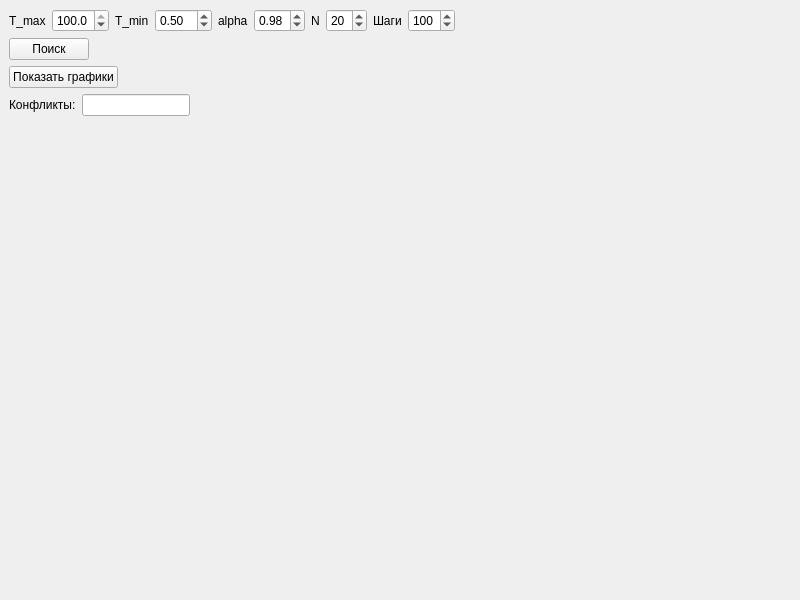
<?xml version="1.0" encoding="UTF-8"?>
<ui version="4.0">
 <class>MainWindow</class>
 <widget class="QMainWindow" name="MainWindow">
  <property name="geometry">
   <rect>
    <x>0</x>
    <y>0</y>
    <width>800</width>
    <height>600</height>
   </rect>
  </property>
  <property name="windowTitle">
   <string>MainWindow</string>
  </property>
  <widget class="QWidget" name="centralwidget">
   <layout class="QVBoxLayout" name="verticalLayout">
    <item>
     <layout class="QHBoxLayout" name="horizontalLayout">
      <item>
       <widget class="QLabel" name="label">
        <property name="text">
         <string>T_max</string>
        </property>
       </widget>
      </item>
      <item>
       <widget class="QDoubleSpinBox" name="spin_tmax">
        <property name="decimals">
         <number>1</number>
        </property>
        <property name="value">
         <double>100.000000000000000</double>
        </property>
       </widget>
      </item>
      <item>
       <widget class="QLabel" name="label_2">
        <property name="text">
         <string>T_min</string>
        </property>
       </widget>
      </item>
      <item>
       <widget class="QDoubleSpinBox" name="spin_tmin">
        <property name="value">
         <double>0.500000000000000</double>
        </property>
       </widget>
      </item>
      <item>
       <widget class="QLabel" name="label_3">
        <property name="text">
         <string>alpha</string>
        </property>
       </widget>
      </item>
      <item>
       <widget class="QDoubleSpinBox" name="spin_alpha">
        <property name="minimum">
         <double>0.010000000000000</double>
        </property>
        <property name="maximum">
         <double>0.990000000000000</double>
        </property>
        <property name="singleStep">
         <double>0.010000000000000</double>
        </property>
        <property name="value">
         <double>0.980000000000000</double>
        </property>
       </widget>
      </item>
      <item>
       <widget class="QLabel" name="label_4">
        <property name="text">
         <string>N</string>
        </property>
       </widget>
      </item>
      <item>
       <widget class="QSpinBox" name="spin_n">
        <property name="value">
         <number>20</number>
        </property>
       </widget>
      </item>
      <item>
       <widget class="QLabel" name="label_5">
        <property name="text">
         <string>Шаги</string>
        </property>
       </widget>
      </item>
      <item>
       <widget class="QSpinBox" name="spin_steps">
        <property name="minimum">
         <number>20</number>
        </property>
        <property name="maximum">
         <number>300</number>
        </property>
        <property name="value">
         <number>100</number>
        </property>
       </widget>
      </item>
      <item>
       <spacer name="horizontalSpacer">
        <property name="orientation">
         <enum>Qt::Horizontal</enum>
        </property>
        <property name="sizeHint" stdset="0">
         <size>
          <width>40</width>
          <height>20</height>
         </size>
        </property>
       </spacer>
      </item>
     </layout>
    </item>
    <item>
     <layout class="QHBoxLayout" name="horizontalLayout_2"/>
    </item>
    <item>
     <widget class="QPushButton" name="button_start">
      <property name="sizePolicy">
       <sizepolicy hsizetype="Fixed" vsizetype="Fixed">
        <horstretch>0</horstretch>
        <verstretch>0</verstretch>
       </sizepolicy>
      </property>
      <property name="text">
       <string>Поиск</string>
      </property>
     </widget>
    </item>
    <item>
     <widget class="QPushButton" name="button_showplots">
      <property name="sizePolicy">
       <sizepolicy hsizetype="Fixed" vsizetype="Fixed">
        <horstretch>0</horstretch>
        <verstretch>0</verstretch>
       </sizepolicy>
      </property>
      <property name="text">
       <string>Показать графики</string>
      </property>
     </widget>
    </item>
    <item>
     <layout class="QHBoxLayout" name="horizontalLayout_3">
      <item>
       <widget class="QLabel" name="label_7">
        <property name="text">
         <string>Конфликты:</string>
        </property>
       </widget>
      </item>
      <item>
       <widget class="QLineEdit" name="line_conflicts">
        <property name="sizePolicy">
         <sizepolicy hsizetype="Minimum" vsizetype="Fixed">
          <horstretch>0</horstretch>
          <verstretch>0</verstretch>
         </sizepolicy>
        </property>
       </widget>
      </item>
      <item>
       <spacer name="horizontalSpacer_3">
        <property name="orientation">
         <enum>Qt::Horizontal</enum>
        </property>
        <property name="sizeHint" stdset="0">
         <size>
          <width>40</width>
          <height>20</height>
         </size>
        </property>
       </spacer>
      </item>
     </layout>
    </item>
    <item>
     <layout class="QHBoxLayout" name="horizontalLayout_5">
      <item>
       <layout class="QGridLayout" name="board_layout"/>
      </item>
      <item>
       <spacer name="horizontalSpacer_4">
        <property name="orientation">
         <enum>Qt::Horizontal</enum>
        </property>
        <property name="sizeHint" stdset="0">
         <size>
          <width>40</width>
          <height>20</height>
         </size>
        </property>
       </spacer>
      </item>
     </layout>
    </item>
    <item>
     <spacer name="verticalSpacer">
      <property name="orientation">
       <enum>Qt::Vertical</enum>
      </property>
      <property name="sizeHint" stdset="0">
       <size>
        <width>20</width>
        <height>40</height>
       </size>
      </property>
     </spacer>
    </item>
   </layout>
  </widget>
 </widget>
 <resources/>
 <connections/>
</ui>
